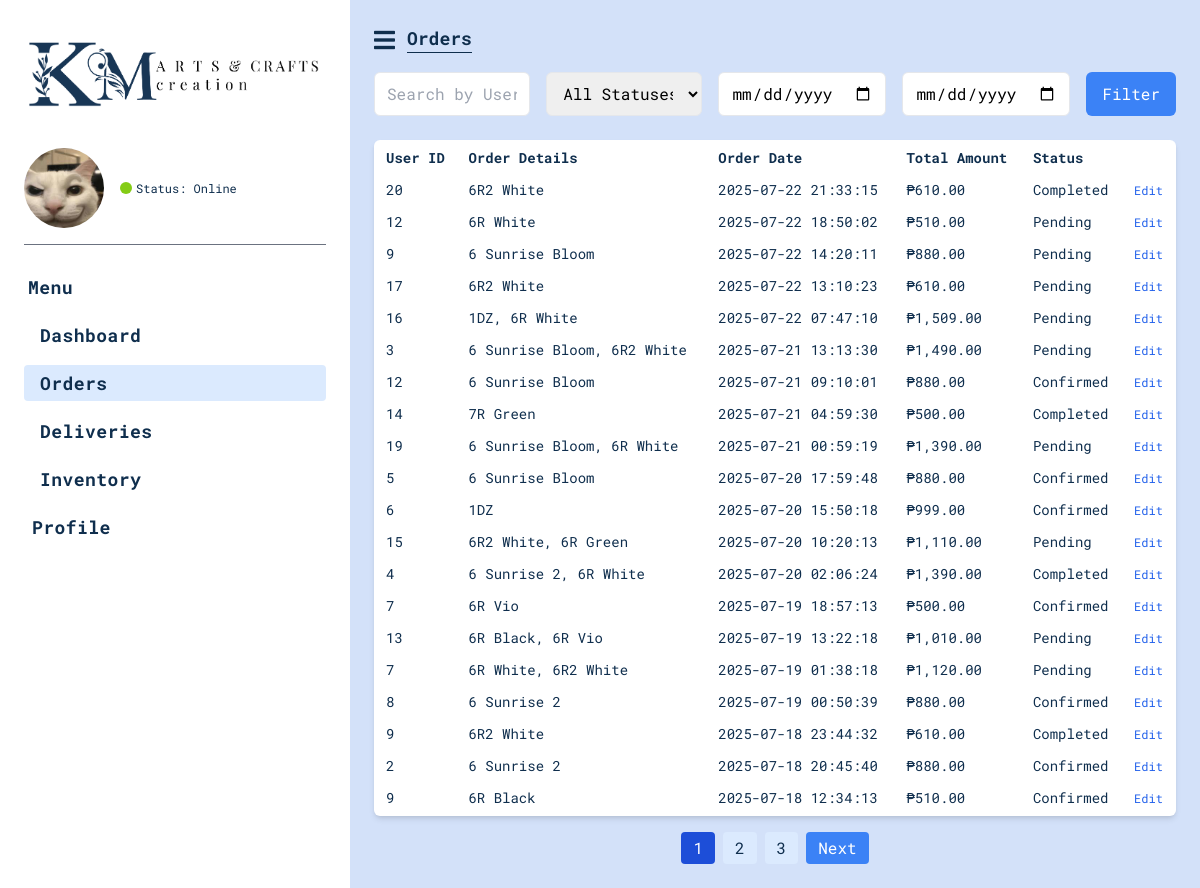
Page /frontend/admin/Order.php on the committed database.
### tables this page shows
CREATE TABLE orders (
    order_id INT AUTO_INCREMENT PRIMARY KEY,
    user_id INT,
    order_details TEXT,
    order_date DATETIME DEFAULT CURRENT_TIMESTAMP,
    total_amount DECIMAL(10,2),
    status ENUM('pending', 'confirmed', 'completed') DEFAULT 'pending',
    FOREIGN KEY (user_id) REFERENCES users(user_id)
);

### frontend/admin/Order.php (the view, shortened to what this page needs)
<?php
require_once '../../backend/config/database.php';
function fetchOrders(PDO $pdo, int $limit, int $offset, ?string $search = '', ?string $status = '', ?string $startDate = '', ?string $endDate = ''): array {
  try {
      $query = "
          SELECT
              o.order_id,
              oi.order_item_id,
              o.user_id,
              o.order_details,
              o.order_date,
              o.total_amount,
              o.status
          FROM orders o
          LEFT JOIN order_items oi ON o.order_id = oi.order_id
          WHERE 1
      ";
      $query .= " ORDER BY o.order_date DESC LIMIT :limit OFFSET :offset";
      $stmt = $pdo->prepare($query);
      $stmt->bindValue(':limit', $limit, PDO::PARAM_INT);
      $stmt->bindValue(':offset', $offset, PDO::PARAM_INT);
      $stmt->execute();
      return $stmt->fetchAll(PDO::FETCH_ASSOC);
  } catch (PDOException $e) {
      echo "❌ Error fetching orders: " . $e->getMessage();
      return [];
  }
}
function countOrders(PDO $pdo, ?string $search = '', ?string $status = '', ?string $startDate = '', ?string $endDate = ''): int {
    try {
        $query = "SELECT COUNT(*) FROM orders o LEFT JOIN order_items oi ON o.order_id = oi.order_id WHERE 1";
        $stmt = $pdo->prepare($query);
        $stmt->execute();
        return (int)$stmt->fetchColumn();
    } catch (PDOException $e) {
        echo "❌ Error counting orders: " . $e->getMessage();
        return 0;
    }
}
$limit = 20;
$page = isset($_GET['page']) && is_numeric($_GET['page']) && $_GET['page'] > 0 ? (int)$_GET['page'] : 1;
$offset = ($page - 1) * $limit;
$search = isset($_GET['search']) ? $_GET['search'] : '';
$status = isset($_GET['status']) ? $_GET['status'] : '';
$startDate = isset($_GET['start_date']) ? $_GET['start_date'] : '';
$endDate = isset($_GET['end_date']) ? $_GET['end_date'] : '';
$totalOrders = countOrders($pdo, $search, $status, $startDate, $endDate);
$totalPages = ceil($totalOrders / $limit);
$orders = fetchOrders($pdo, $limit, $offset, $search, $status, $startDate, $endDate);
?>
<!DOCTYPE html>
<html lang="en">
<head>
  <script src="https://cdn.tailwindcss.com"></script>
  <link href="https://cdnjs.cloudflare.com/ajax/libs/font-awesome/5.15.3/css/all.min.css" rel="stylesheet"/>
</head>
<body class="bg-[#d3e1f9] min-h-screen flex">
<aside class="bg-white w-[350px] flex flex-col p-6">
  <div class="mb-6">
    <img src="/K-M-Arts-and-Crafts-Creation/assets/Logo.png" alt="Logo" class="w-[300px] h-[100px] object-contain"/>
  </div>
  <div class="flex items-center space-x-4 mb-4">
    <img src="/K-M-Arts-and-Crafts-Creation/assets/pfp.jpg" alt="Profile Picture" class="w-20 h-20 rounded-full"/>
    <div class="text-lg font-bold leading-tight">
      <div class="flex items-center space-x-1 text-xs font-normal">
        <span class="w-3 h-3 rounded-full bg-lime-500 inline-block"></span>
        <span class="text-[#0f2e4d]">Status: <span class="font-normal">Online</span></span>
      </div>
    </div>
  </div>
  <hr class="border-gray-500 mb-6"/>
  <nav class="flex flex-col space-y-3 text-lg font-bold text-[#0f2e4d] tracking-wide">
    <div class="pl-1 py-1 px-2 rounded text-[#0f2e4d]">Menu</div>
    <a class="pl-4 py-1 px-2 rounded hover:bg-blue-100 transition duration-150" href="Dashboard.html">Dashboard</a>
    <a class="pl-4 py-1 px-2 rounded bg-blue-100" href="Order.php">Orders</a>
    <a class="pl-4 py-1 px-2 rounded hover:bg-blue-100 transition duration-150" href="Delivery.php">Deliveries</a>
    <a class="pl-4 py-1 px-2 rounded hover:bg-blue-100 transition duration-150" href="Inventory.php">Inventory</a>
    <a class="mt-6 py-1 px-2 rounded hover:bg-blue-100 transition duration-150" href="Profile.html">Profile</a>
  </nav>
</aside>
<main class="flex-1 p-6 relative">
  <div class="flex items-center mb-4 text-[#0f2e4d]">
    <button aria-label="Menu" class="text-2xl mr-3">
      <i class="fas fa-bars"></i>
    </button>
    <h2 class="font-extrabold text-lg leading-5 border-b border-[#0f2e4d] pb-1">Orders</h2>
  </div>
  <form class="flex space-x-4 mb-6" method="GET">
  <input type="text" name="search" value="<?= htmlspecialchars($search) ?>" placeholder="Search by User ID" class="px-3 py-2 border rounded-md w-1/3">
  <select name="status" class="px-3 py-2 border rounded-md w-1/3">
    <option value="">All Statuses</option>
  </select>
  <input type="date" name="start_date" value="<?= htmlspecialchars($startDate) ?>" class="px-3 py-2 border rounded-md">
  <input type="date" name="end_date" value="<?= htmlspecialchars($endDate) ?>" class="px-3 py-2 border rounded-md">
  <button type="submit" class="px-4 py-2 bg-blue-500 text-white rounded-md">Filter</button>
</form>
  <table class="w-full bg-white rounded-md shadow-md text-sm text-[#0f2e4d] border-separate border-spacing-1 mt-6">
    <thead>
      <tr>
        <th class="text-left font-extrabold px-2 py-1 rounded-tl-md">User ID</th>
        <th class="text-left font-extrabold px-2 py-1">Order Details</th>
        <th class="text-left font-extrabold px-2 py-1">Order Date</th>
        <th class="text-left font-extrabold px-2 py-1">Total Amount</th>
        <th class="text-left font-extrabold px-2 py-1">Status</th>
        <th class="rounded-tr-md"></th>
      </tr>
    </thead>
    <tbody>
      <?php if (count($orders) > 0): ?>
        <?php foreach ($orders as $order): ?>
          <tr class="border-t border-gray-200">
            <td class="px-2 py-1"><?= htmlspecialchars($order['user_id']) ?></td>
            <td class="px-2 py-1"><?= htmlspecialchars($order['order_details']) ?></td>
            <td class="px-2 py-1"><?= htmlspecialchars($order['order_date']) ?></td>
            <td class="px-2 py-1">₱<?= number_format($order['total_amount'], 2) ?></td>
            <td class="px-2 py-1 capitalize"><?= htmlspecialchars($order['status']) ?></td>
            <td class="px-2 py-1 text-center">
              <button class="text-blue-600 hover:underline text-xs">Edit</button>
            </td>
          </tr>
        <?php endforeach; ?>
      <?php else: ?>
        <tr>
          <td colspan="6" class="text-center py-4">No orders found.</td>
        </tr>
      <?php endif; ?>
    </tbody>
  </table>
<div class="mt-4 flex justify-center space-x-2 text-[#0f2e4d]">
  <?php for ($i = 1; $i <= $totalPages; $i++): ?>
    <a href="?page=<?= $i ?>&search=<?= htmlspecialchars($search) ?>&status=<?= htmlspecialchars($status) ?>&start_date=<?= htmlspecialchars($startDate) ?>&end_date=<?= htmlspecialchars($endDate) ?>" class="px-3 py-1 rounded <?= $i === $page ? 'bg-blue-700 text-white' : 'bg-blue-100 hover:bg-blue-200' ?>">
      <?= $i ?>
    </a>
  <?php endfor; ?>
  <?php if ($page < $totalPages): ?>
    <a href="?page=<?= $page + 1 ?>&search=<?= htmlspecialchars($search) ?>&status=<?= htmlspecialchars($status) ?>&start_date=<?= htmlspecialchars($startDate) ?>&end_date=<?= htmlspecialchars($endDate) ?>" class="px-3 py-1 rounded bg-blue-500 text-white hover:bg-blue-600">Next</a>
  <?php endif; ?>
</div>
</main>
</body>
</html>

### frontend/admin/Order.php (style rules this page uses)
body { font-family: "Roboto Mono", monospace; }

### rows in the picture
orders: user "20", order_details "6R2 White", order_date "2025-07-22 21:33:15", total_amount "610.00", status "Completed"
orders: user "12", order_details "6R White", order_date "2025-07-22 18:50:02", total_amount "510.00", status "Pending"
orders: user "9", order_details "6 Sunrise Bloom", order_date "2025-07-22 14:20:11", total_amount "880.00", status "Pending"
orders: user "17", order_details "6R2 White", order_date "2025-07-22 13:10:23", total_amount "610.00", status "Pending"
orders: user "16", order_details "1DZ, 6R White", order_date "2025-07-22 07:47:10", total_amount "1,509.00", status "Pending"
orders: user "3", order_details "6 Sunrise Bloom, 6R2 White", order_date "2025-07-21 13:13:30", total_amount "1,490.00", status "Pending"
orders: user "12", order_details "6 Sunrise Bloom", order_date "2025-07-21 09:10:01", total_amount "880.00", status "Confirmed"
orders: user "14", order_details "7R Green", order_date "2025-07-21 04:59:30", total_amount "500.00", status "Completed"
orders: user "19", order_details "6 Sunrise Bloom, 6R White", order_date "2025-07-21 00:59:19", total_amount "1,390.00", status "Pending"
orders: user "5", order_details "6 Sunrise Bloom", order_date "2025-07-20 17:59:48", total_amount "880.00", status "Confirmed"
orders: user "6", order_details "1DZ", order_date "2025-07-20 15:50:18", total_amount "999.00", status "Confirmed"
orders: user "15", order_details "6R2 White, 6R Green", order_date "2025-07-20 10:20:13", total_amount "1,110.00", status "Pending"
orders: user "4", order_details "6 Sunrise 2, 6R White", order_date "2025-07-20 02:06:24", total_amount "1,390.00", status "Completed"
orders: user "7", order_details "6R Vio", order_date "2025-07-19 18:57:13", total_amount "500.00", status "Confirmed"
orders: user "13", order_details "6R Black, 6R Vio", order_date "2025-07-19 13:22:18", total_amount "1,010.00", status "Pending"
orders: user "7", order_details "6R White, 6R2 White", order_date "2025-07-19 01:38:18", total_amount "1,120.00", status "Pending"
orders: user "8", order_details "6 Sunrise 2", order_date "2025-07-19 00:50:39", total_amount "880.00", status "Confirmed"
orders: user "9", order_details "6R2 White", order_date "2025-07-18 23:44:32", total_amount "610.00", status "Completed"
orders: user "2", order_details "6 Sunrise 2", order_date "2025-07-18 20:45:40", total_amount "880.00", status "Confirmed"
orders: user "9", order_details "6R Black", order_date "2025-07-18 12:34:13", total_amount "510.00", status "Confirmed"
